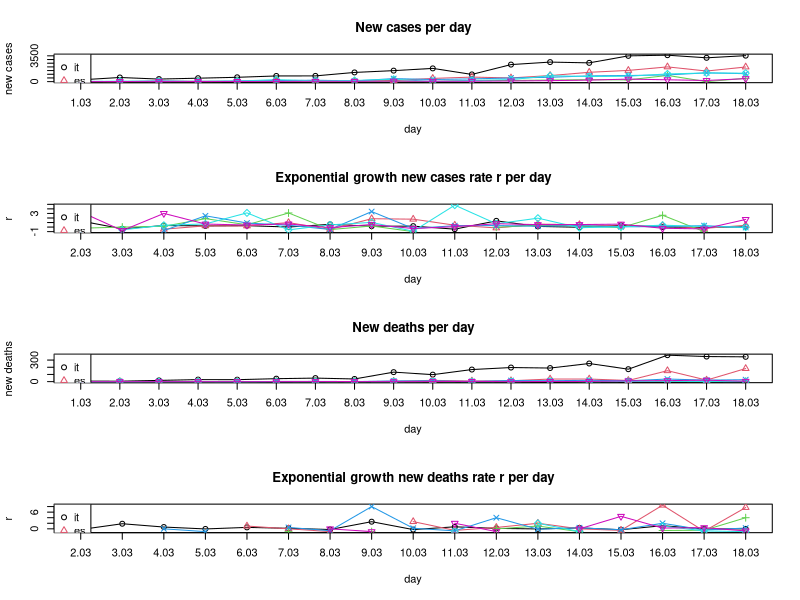

The R source for this figure:
## Exponential growth
# y = a * (1 + r)^x
# a = initial value (the amount before measuring growth or decay)
# r = growth or decay rate (most often represented as a percentage and expressed as a decimal)
# x = number of time intervals that have passed
# (y/a)^(1/x) - 1 = r

BASE_DIR <- "~/covid-19/"
setwd(BASE_DIR)

## March: New confirmed covid-19 cases per day. Data taken from daily situation reports from the WHO website.
days <- c('01.03','02.03','03.03','04.03','05.03','06.03','07.03',
          '08.03','09.03','10.03','11.03','12.03','13.03','14.03',
          '15.03','16.03','17.03','18.03')
it <- c(240,561,347,466,587,769,778,1247,1492,1797,977,2313,2651,2547,3497,3590,3233,3526)
es <- c(13,0,69,37,47,59,117,56,159,435,615,501,825,1266,1522,2000,1438,1987)
ch <- c(8,6,6,7,20,30,123,55,68,0,159,154,213,267,234,841,0,450)
fr <- c(43,0,91,21,73,138,193,93,410,286,372,495,591,780,829,911,1193,1079)
de <- c(0,72,28,39,66,272,105,156,317,27,157,271,802,693,733,1043,1174,1144)
uk <- c(3,13,3,12,20,29,49,43,67,46,50,87,134,208,342,251,152,407)
all_countries <- list(it,es,ch,fr,de,uk)

## March: New confirmed covid-19 deaths per day. Data taken from daily situation reports from the WHO website.
it_d <- c(8,6,17,28,27,41,49,37,132,97,168,196,189,252,173,368,349,345)
es_d <- c(0,0,0,0,1,2,2,0,5,18,8,12,36,36,16,152,21,182)
ch_d <- c(0,0,0,0,0,1,0,1,0,0,1,1,2,0,5,2,1,5)
fr_d <- c(0,0,1,1,0,2,3,1,9,11,3,15,13,18,12,36,21,27)
de_d <- c(0,0,0,0,0,0,0,0,0,2,0,1,3,0,2,4,1,0)
uk_d <- c(0,0,0,0,0,0,1,1,0,1,3,0,2,2,11,14,20,5)
all_countries_d <- list(it_d,es_d,ch_d,fr_d,de_d,uk_d)

## Computing exponential growth rates r
compute_r <- function(y, t, x){
  r <- c()
  for(i in 2:length(t)){
    new_r <- (y[i] / y[i-1])^(1/x) - 1
    if(abs(new_r) %in% c(Inf, NaN)) new_r <- NA
    r <- c(r, new_r)
  }
  return(r)
}

r_it <- compute_r(it, days, 1)
r_es <- compute_r(es, days, 1)
r_ch <- compute_r(ch, days, 1)
r_fr <- compute_r(fr, days, 1)
r_de <- compute_r(de, days, 1)
r_uk <- compute_r(uk, days, 1)
all_countries_r <- list(r_it,r_es,r_ch,r_fr,r_de,r_uk)

r_it_d <- compute_r(it_d, days, 1)
r_es_d <- compute_r(es_d, days, 1)
r_ch_d <- compute_r(ch_d, days, 1)
r_fr_d <- compute_r(fr_d, days, 1)
r_de_d <- compute_r(de_d, days, 1)
r_uk_d <- compute_r(uk_d, days, 1)
all_countries_r_d <- list(r_it_d,r_es_d,r_ch_d,r_fr_d,r_de_d,r_uk_d)

## Plotting
all_countries_names <- c('it','es','ch','fr','de','uk')
colors <- 1:length(all_countries_names)
pchs <- 1:length(all_countries_names)

pdf('figures/static-new-cases-with-growth-rate.pdf', height = 10, paper = 'a4')

par(mfrow=c(4,1))

# New cases per day
plot(days, unlist(all_countries[1]), main='New cases per day', type='o',
     ylim=c(0,max(unlist(all_countries),na.rm=T)),
     xaxt="n", col=colors[1], pch=pchs[1], ylab='new cases', xlab='day')
axis(1, at=days, labels=T)
for(i in 2:length(all_countries)){
  lines(days, unlist(all_countries[i]), type='o', col=colors[i], pch=pchs[i])
}
legend('topleft',legend=all_countries_names,col=colors,pch=pchs)

# Exponential growth new cases rate r per day
plot(days[-1], unlist(all_countries_r[1]), main='Exponential growth new cases rate r per day', type='o',
     ylim=c(min(unlist(all_countries_r),na.rm=T), max(unlist(all_countries_r),na.rm=T)),
     xaxt="n", col=colors[1], pch=pchs[1], ylab='r', xlab='day')
axis(1, at=days[-1], labels=T)
for(i in 2:length(all_countries_r)){
  lines(days[-1], unlist(all_countries_r[i]), type='o', col=colors[i], pch=pchs[i])
}
legend('topleft',legend=all_countries_names,col=colors,pch=pchs)


# New deaths per day
plot(days, unlist(all_countries_d[1]), main='New deaths per day', type='o',
     ylim=c(0,max(unlist(all_countries_d),na.rm=T)),
     xaxt="n", col=colors[1], pch=pchs[1], ylab='new deaths', xlab='day')
axis(1, at=days, labels=T)
for(i in 2:length(all_countries_d)){
  lines(days, unlist(all_countries_d[i]), type='o', col=colors[i], pch=pchs[i])
}
legend('topleft',legend=all_countries_names,col=colors,pch=pchs)

# Exponential growth new deaths rate r per day
plot(days[-1], unlist(all_countries_r_d[1]), main='Exponential growth new deaths rate r per day', type='o',
     ylim=c(min(unlist(all_countries_r_d),na.rm=T), max(unlist(all_countries_r_d),na.rm=T)),
     xaxt="n", col=colors[1], pch=pchs[1], ylab='r', xlab='day')
axis(1, at=days[-1], labels=T)
for(i in 2:length(all_countries_r_d)){
  lines(days[-1], unlist(all_countries_r_d[i]), type='o', col=colors[i], pch=pchs[i])
}
legend('topleft',legend=all_countries_names,col=colors,pch=pchs)

dev.off <- dev.off()
